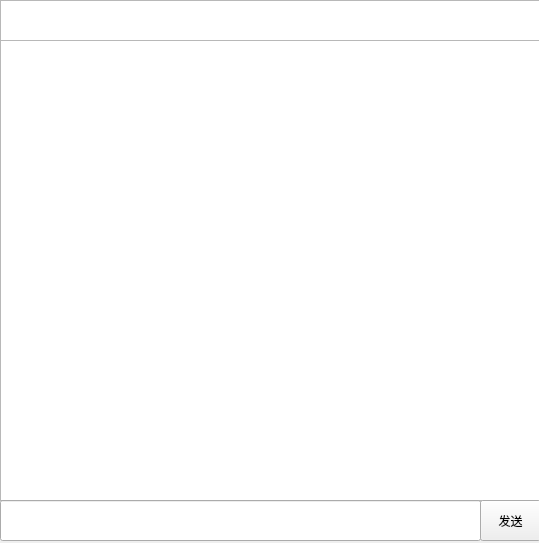
<?xml version="1.0" encoding="UTF-8"?>
<ui version="4.0">
 <class>chat_window</class>
 <widget class="QWidget" name="chat_window">
  <property name="geometry">
   <rect>
    <x>0</x>
    <y>0</y>
    <width>539</width>
    <height>543</height>
   </rect>
  </property>
  <property name="windowTitle">
   <string>Form</string>
  </property>
  <widget class="QTextBrowser" name="friendNameText">
   <property name="geometry">
    <rect>
     <x>0</x>
     <y>0</y>
     <width>541</width>
     <height>41</height>
    </rect>
   </property>
  </widget>
  <widget class="QListWidget" name="listWidget">
   <property name="geometry">
    <rect>
     <x>0</x>
     <y>40</y>
     <width>541</width>
     <height>461</height>
    </rect>
   </property>
  </widget>
  <widget class="QLineEdit" name="lineEdit">
   <property name="geometry">
    <rect>
     <x>0</x>
     <y>500</y>
     <width>481</width>
     <height>41</height>
    </rect>
   </property>
  </widget>
  <widget class="QPushButton" name="msgSendButton">
   <property name="geometry">
    <rect>
     <x>480</x>
     <y>500</y>
     <width>61</width>
     <height>41</height>
    </rect>
   </property>
   <property name="text">
    <string>发送</string>
   </property>
  </widget>
 </widget>
 <resources/>
 <connections/>
</ui>
